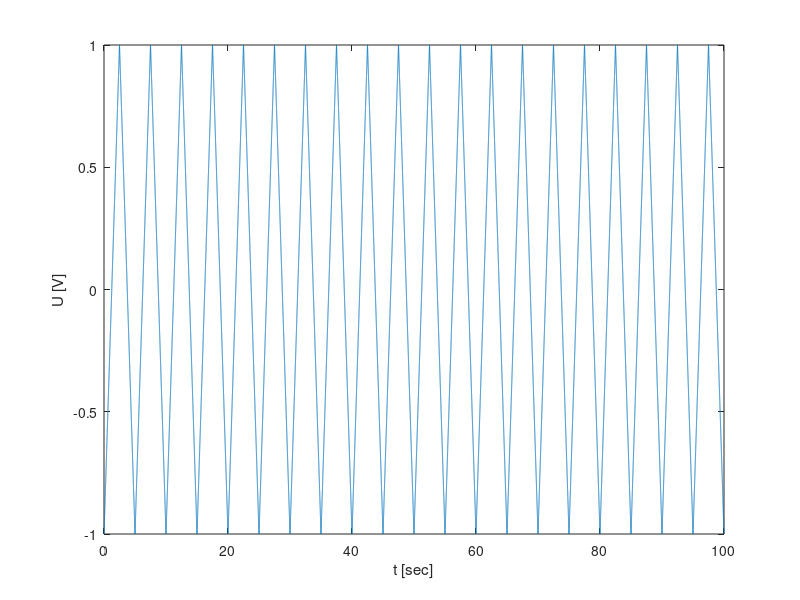

MATLAB code to generate this figure:
function tema1_2()

freq = 2000;
t = 0:1/freq:100;
d = sawtooth(0.4*pi*t, 0.5);
plot(t,d);
xlim

xlabel('t [sec]')
ylabel('U [V]')


end